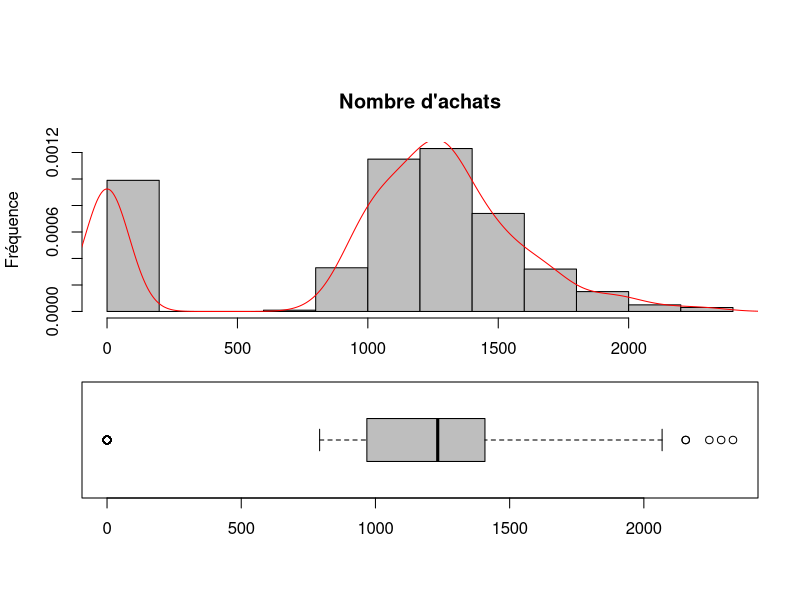
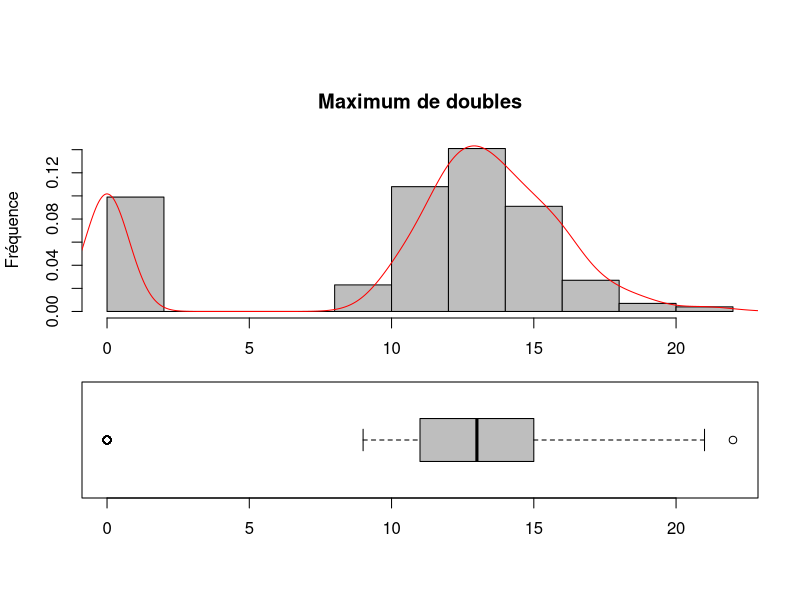
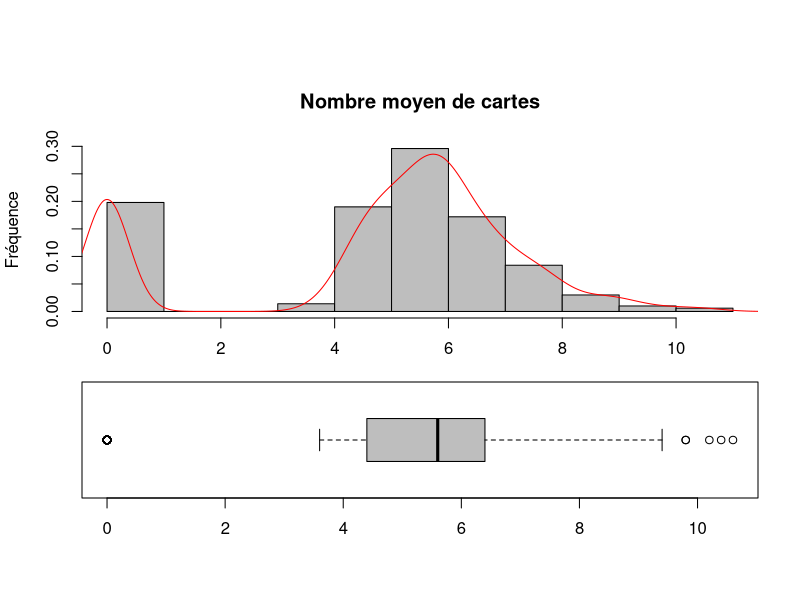

The R script that drew these images, in order:
##################################################################################
#                                                                                #
#            Combien faut-il d'achat de carte pour finir une collection.         #
#                                                                                #
##################################################################################

####################
#
# 1 - Paramètres de la simulation

# La taille de la collection
# abrégé en TC dans les commentaires
tailleCollection = 220

# Le nombre de carte par lot lors de l'achat.
# abrégé en TL dans les commentaires
tailleLot = 44

# Le nombre de simulation total et les itérations succéssives
nbrSimulation = 500
iteSimulation = 100


####################
# 2 - Structure du tableau de donnée

# A - dataCollection
# Tableau de données de notre simulation pour faire nos stats sur
# le nombre d'achat nécéssaire pour compléter une collection.
#
# dataCollection : 4 x nbrSimulation
# -- numSimulation : Le numéro de la simulation     - entier
# -- nbrAchat      : Le nombre d'achat nécéssaire   - entier
# -- maxDouble     : Le plus grand nombre de double - entier
# -- moyCarte      : Le nombre moyen de carte       - réel

dataCollection = data.frame(numSimulation=1:nbrSimulation, nbrAchat=0, 
	                    maxDouble=0, moyCarte = 0)

# B - aCollection
# Tableau de donnée par simulation recueillant l'ensemble des 
# cartes achetées.
#	
# aCollection : tableau de TCx2.
# -- numCarte : Numéro de carte        - entier (1 à TC).
# -- nbrCarte : Nombre de carte aquise -  entier.


####################
# 3 - Départ de la simulation

while(iteSimulation <= nbrSimulation)
{

	# initialisation de notre collection
	aCollection = data.frame(numCarte=1:tailleCollection, nbrCarte=0)

	# La collection est fini quand la somme du nombre de cartes 
 	# possédant au moins un exemplaire est égale à la taille de 
	# la collection
	while(sum(aCollection$nbrCarte!=0) != tailleCollection)
	{
		
		# Il y a TL cartes par paquet acheté
		ech=0
		while( ech < tailleLot )
		{
			# tirage : achat d'une carte au hasard parmi TC
			# sortie équiprobable d'un nombre entier de 1 à TC compris
			tirage = floor(tailleCollection*runif(1)+1)

			# On rajoute 1 au numéro de carte nouvellement aquis.
			aCollection$nbrCarte[tirage] = aCollection$nbrCarte[tirage] + 1 
			ech = ech +1	
		}
	}# La collection est complète

	# On récupère les données, on n'oublie pas la virgule pour 
	# intégrer les données sur la ligne et non dans la colonne
	dataCollection[iteSimulation,] = c(iteSimulation, 
				      sum(aCollection$nbrCarte),
				      max(aCollection$nbrCarte),
				      mean(aCollection$nbrCarte))

	# On passe à la simulation suivante
	iteSimulation = iteSimulation + 1

}# Le nombre de simulation est suffisant
# la simulation est terminé, on passe au traitement... 


####################
# 4 - Traitement des données

# Trois histogrammes et leur boxplot associé sont tracés
# - 1 - Le nombre d'achat de paquet à la fin d'une collection
# - 2 - Le plus grand nombre de double moyen à la fin d'une collection
# - 3 - Le nombre moyen de carte à la fin d'une collection 
pdf(file="1-nombre-achats.pdf")
	
	par(fig=c(0,1,0.3,.9), new=TRUE)
	hist(dataCollection$nbrAchat, freq=FALSE,  col="grey",
 		main="Nombre d'achats",
		xlab=NULL,
		ylab="Fréquence")
	    	lines(density(dataCollection$nbrAchat), col="red")
	par(fig=c(0,1,0,0.5), new=TRUE)
	boxplot(dataCollection$nbrAchat, horizontal = TRUE, col="grey")


pdf(file="2-maximum-doubles.pdf")
	par(fig=c(0,1,0.3,.9), new=TRUE)
	hist(dataCollection$maxDouble, freq=FALSE,  col="grey",
 		main="Maximum de doubles",
		xlab=NULL,
		ylab="Fréquence")
	    	lines(density(dataCollection$maxDouble), col="red")
	par(fig=c(0,1,0,0.5), new=TRUE)
	boxplot(dataCollection$maxDouble, horizontal = TRUE, col="grey")

pdf(file="3-moyenne-cartes.pdf")
	par(fig=c(0,1,0.3,.9), new=TRUE)
	hist(dataCollection$moyCarte, freq=FALSE,  col="grey",
 		main="Nombre moyen de cartes",
		xlab=NULL,
		ylab="Fréquence")
	    	lines(density(dataCollection$moyCarte), col="red")
	par(fig=c(0,1,0,0.5), new=TRUE)
	boxplot(dataCollection$moyCarte, horizontal = TRUE, col="grey")

# Quelques informations importantes concernant le nombre de paquets achetés sont 
# affichées dans la sortie standart : Min, Q1, Mediane, Moyenne, Q3, Max 
print(summary(dataCollection$nbrAchat))
print(summary(dataCollection$maxDouble))
print(summary(dataCollection$moyCarte))

	
